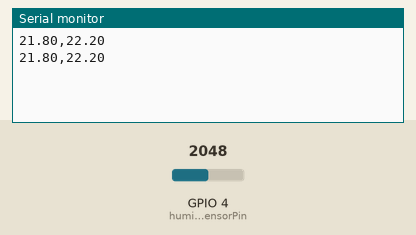
Simulated run of this sketch. Board: ESP32. Shown: the last lines printed to the serial monitor. The inputs (shaded band) are chosen by the test bench; at power-on: GPIO 4 (humiditySensorPin) = 2048 (analog values on the 0–4095 scale).

Above: at 1.8 s.
1.9 s: GPIO 4 (humiditySensorPin) set to 2866
At 2.7 s:
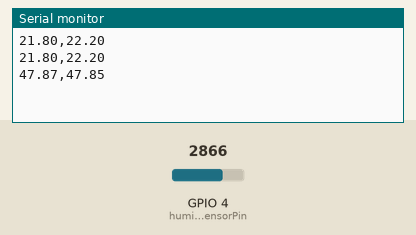
3.4 s: GPIO 4 (humiditySensorPin) set to 3603
At 4.8 s:
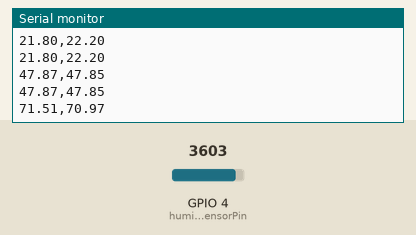
Timing chart, 0 to 6.4 s (numbered marks = the images above; inputs shaded):
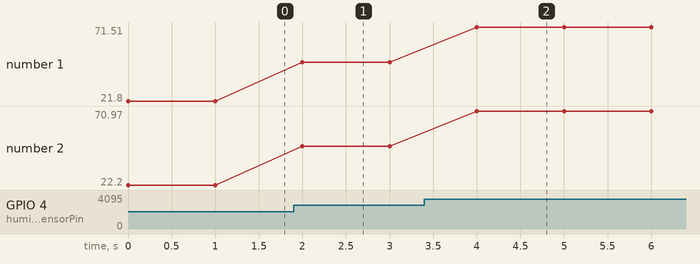

The sketch:

humidityTest.ino
```cpp
#include <math.h>

const int humiditySensorPin = 4;
int analogVolts;

float mVToRHLin(int mV) {
  return (0.03892*mV) - 42.017;
}

float mVToRHPoly(int mV) {
  return -1.91e-9 * pow(mV, 3) + 1.33e-5 * pow(mV, 2) + 9.56e-3 * mV - 2.16e1;
}

void setup() {
  Serial.begin(115200);

  //set the resolution to 12 bits (0-4096)
  analogReadResolution(12);
}

void loop() {
  // read the analog / millivolts value for pin 2:
  analogVolts = analogReadMilliVolts(humiditySensorPin);

  Serial.print(mVToRHPoly(analogVolts));
  Serial.print(",");
  Serial.println(mVToRHLin(analogVolts));

  delay(1000);  // delay in between reads for clear read from serial


}
```

Measured:
- after the input at 1.9 s, the serial monitor: prints a new line after 0.10 s (image 1)
- after the input at 3.4 s, the serial monitor: prints a new line after 0.60 s (image 2)
- plotted number 1: 21.8 → 47.87 after the input at 1.9 s, 47.87 → 71.51 after the input at 3.4 s
- plotted number 2: 22.2 → 47.85 after the input at 1.9 s, 47.85 → 70.97 after the input at 3.4 s
